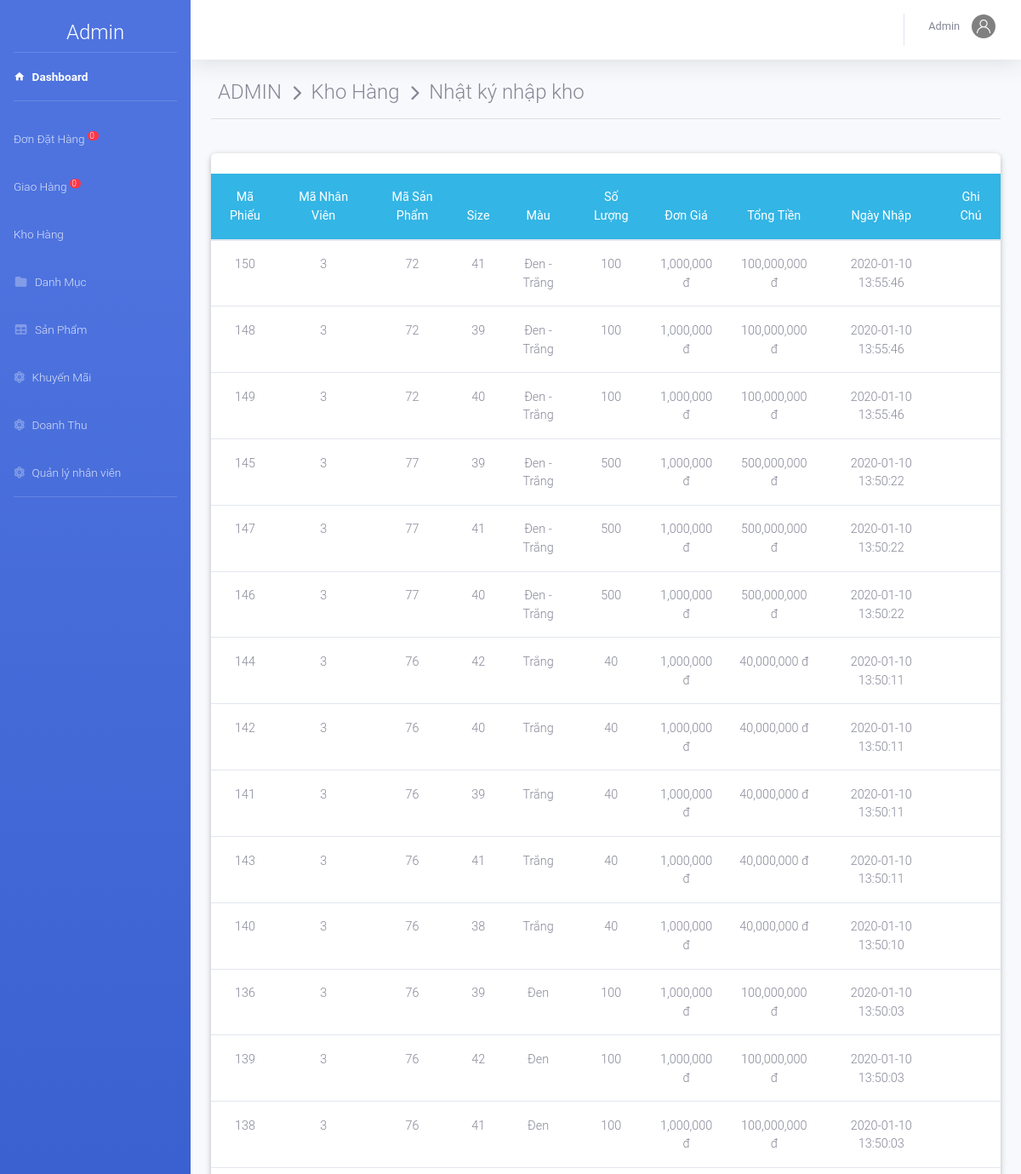
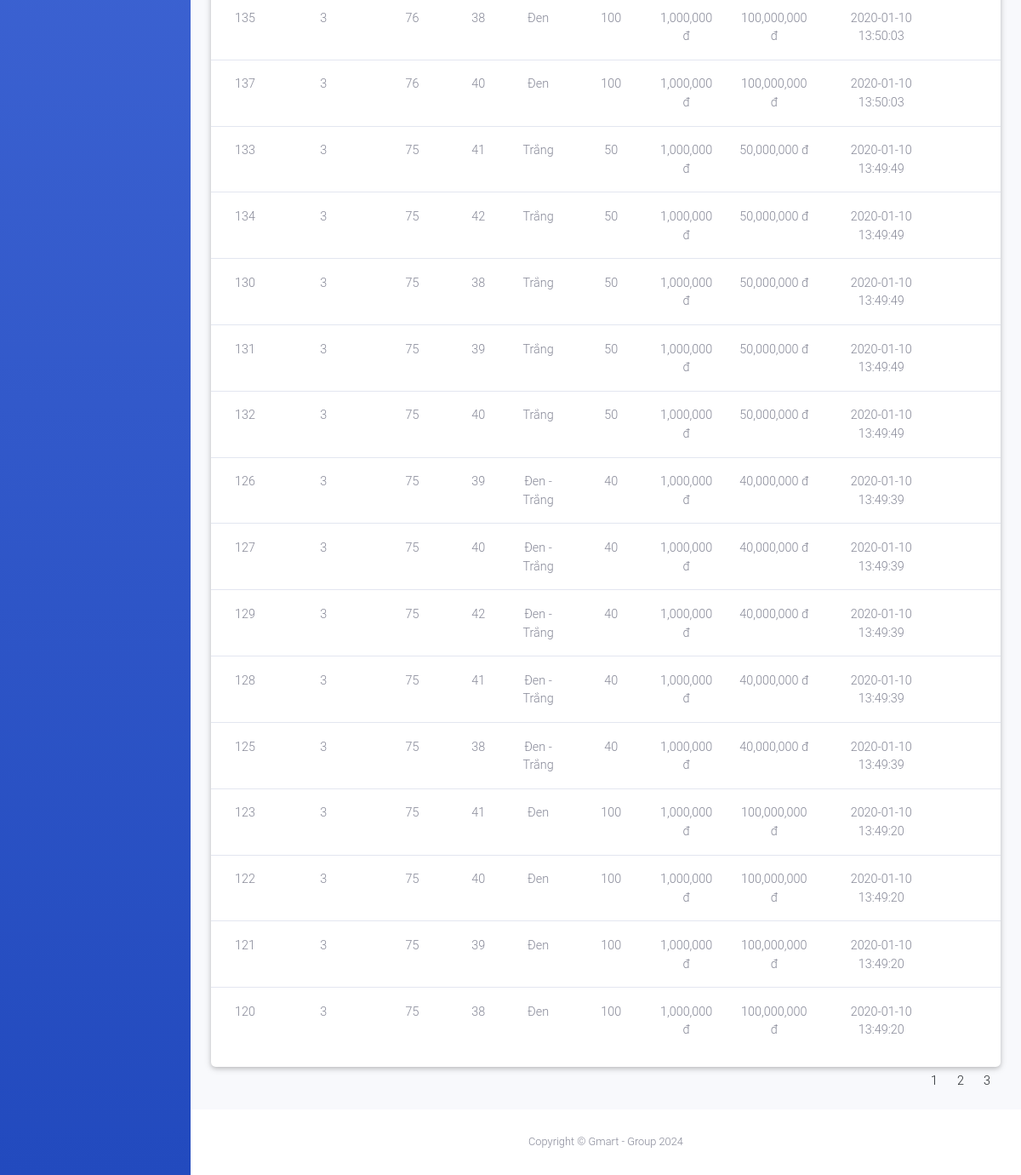
Page /admin/index.php?action=kho&view=nhatky (signed in) on the committed database (2 pictures, top to bottom).
### tables this page shows
CREATE TABLE `phieunhap` (
  `MaPN` int NOT NULL,
  `MaNV` int NOT NULL,
  `MaSP` int NOT NULL,
  `SoLuong` int NOT NULL,
  `DonGia` decimal(10,0) DEFAULT NULL,
  `TongTien` decimal(10,0) NOT NULL,
  `NgayNhap` datetime NOT NULL DEFAULT CURRENT_TIMESTAMP,
  `Note` varchar(100) DEFAULT NULL,
  `Size` int NOT NULL,
  `Mau` varchar(50) NOT NULL
);

### admin/kho/nhatky.php (the view, shortened to what this page needs)
<?php
    if(isset($_GET['trang'])){
        $trang=$_GET['trang'];
    }
    else{ $trang=1;}
    $from =($trang-1)*30;
	$sql="select * from phieunhap Order by NgayNhap DESC limit $from,30";
	$rs=mysqli_query($conn,$sql);
?>
<div class="container-fluid">
    <div class="page-header">
        <h4 class="page-title">
             ADMIN &#160;<i class="fas fa-chevron-right" style="font-size: 18px"></i>&#160; Kho Hàng &#160;<i
                class="fas fa-chevron-right" style="font-size: 18px"></i>&#160; Nhật ký nhập kho
        </h4>
    </div>
    <hr><br>
    <div class="row">
        <div class="col-md-12 grid-margin stretch-card">
            <div class="card">
                <br>
                <table class="table table-hover  text-center ">
                    <thead class="badge-info">
                        <tr>
                            <th>Mã Phiếu</th>
                            <th>Mã Nhân Viên</th>
                            <th>Mã Sản Phẩm</th>
                            <th>Size</th>
                            <th>Màu</th>
                            <th>Số Lượng</th>
                            <th>Đơn Giá</th>
                            <th>Tổng Tiền</th>
                            <th>Ngày Nhập</th>
                            <th>Ghi Chú</th>
                        </tr>
                    </thead>
                    <tbody>
                        <?php
				 	while ($row=mysqli_fetch_array($rs)) { ?>
                        <tr>
                            <td><?php echo $row['MaPN']; ?></td>
                            <td><?php echo $row['MaNV']; ?></td>
                            <td><?php echo $row['MaSP']; ?></td>
                            <td><?php echo $row['Size']; ?></td>
                            <td><?php echo $row['Mau']; ?></td>
                            <td><?php echo $row['SoLuong']; ?></td>
                            <td><?php echo number_format($row['DonGia']).' đ'; ?></td>
                            <td><?php echo number_format($row['TongTien']).' đ'; ?></td>
                            <td><?php echo $row['NgayNhap']; ?></td>
                            <td><?php echo $row['Note']; ?></td>
                        </tr>
                        <?php	} ?>
                    </tbody>
                </table>
            </div>
        </div>
    </div>
    <div class="row m-auto">
        <?php
					$ds_spn1b="select * from phieunhap Order by NgayNhap DESC";
		            $query_dssp2=mysqli_query($conn,$ds_spn1b);
		            $sosp=mysqli_num_rows($query_dssp2);
		            $sotrang = ceil($sosp/30); ?>
        <ul class="pagination justify-content-center">
            <?php for($x=1;$x<=$sotrang;$x++){ ?>
            <li class="page-item">
                <a class="page-link "
                    href="index.php?action=kho&view=nhatky&trang=<?php echo $x ?>"><?php echo $x ;?></a>
            </li>
            <?php
						      } ?>
        </ul>
    </div>
</div>

### admin/index.php (shortened to what this page needs)
<?php
if(!isset($_SESSION['admin'])){
  header('location:login.php');
}
else{
	include_once('../model/database.php');
	include 'include/menu.php';
	include 'include/header.php';
	include 'controller.php';
	include 'include/footer.php';
}
 ?>

### admin/include/menu.php (shortened to what this page needs)
<!DOCTYPE html>
<html lang="en">
<head>
    <link href="/onishoes/webroot/font/Font Awesome/css/all.min.css" rel="stylesheet" type="text/css">
    <link href="template/mdi/css/materialdesignicons.min.css" rel="stylesheet">
    <link href="template/cssfont.css" rel="stylesheet">
    <link href="template/css/sb-admin-2.min.css" rel="stylesheet">
    <link href="template/bootstrap/mdb.lite.min.css" rel="stylesheet">
    <?php
    if (isset($_SESSION['admin'])) {
        $nv = $_SESSION['admin'];
    } ?>
</head>
<body id="page-top">
    <div id="wrapper">
        <ul class="navbar-nav bg-gradient-primary sidebar sidebar-dark accordion" id="accordionSidebar">
            <br>
            <div class="text-center d-none d-md-inline">
                <h4 class="text-center text-white fw-bold">Admin</h4>
            </div>
            <hr class=" sidebar-divider my-0">
            <li class="nav-item active">
                <a class="nav-link" href="index.php">
                    <i class="mdi mdi-home menu-icon"></i>
                    <span>Dashboard</span></a>
            </li>
            <hr class="sidebar-divider">
            <?php
            $sql = "SELECT * FROM `hoadon` WHERE `TinhTrang` = 'chưa duyệt'";
            $rs = mysqli_query($conn, $sql);
            $dem = mysqli_num_rows($rs);
            ?>
            <li class="nav-item">
                <a class="nav-link" href="?action=xldathang">
                    <span>Đơn Đặt Hàng <sup style="border-radius: 10px;" class="badge-danger ">
                            &#160;<?php echo $dem ?>
                            &#160;</sup></span></a>
            </li>
            <?php
            $sql = "SELECT * FROM `hoadon` WHERE NgayGiao is not null and TinhTrang='Đã duyệt' ORDER BY NgayGiao ASc";
            $rs = mysqli_query($conn, $sql);
            $dem = mysqli_num_rows($rs);
            ?>
            <li class="nav-item">
                <a class="nav-link" href="?action=giaohang">
                    <span>Giao Hàng <sup style="border-radius: 10px;" class="badge-danger ">
                            &#160;<?php echo $dem ?>
                            &#160;</sup></span></a>
            </li>
            <li class="nav-item">
                <a class="nav-link collapsed" href="#" data-toggle="collapse" data-target="#collapseTwo" aria-expanded="true" aria-controls="collapseTwo">
                    <span>Kho Hàng</span>
                </a>
            </li>
            <li class="nav-item">
                <a class="nav-link collapsed" href="#" data-toggle="collapse" data-target="#collapsePages" aria-expanded="true" aria-controls="collapsePages">
                    <i class="fas fa-fw fa-folder"></i>
                    <span>Danh Mục</span>
                </a>
            </li>
            <li class="nav-item">
                <a class="nav-link collapsed" href="#" data-toggle="collapse" data-target="#collapsePages1" aria-expanded="true" aria-controls="collapsePages1">
                    <i class="fas fa-fw fa-table"></i>
                    <span>Sản Phẩm</span>
                </a>
            </li>
            <li class="nav-item">
                <a class="nav-link" href="?action=khuyenmai">
                    <i class="fas fa-atom"></i>
                    <span>Khuyến Mãi</span></a>
            </li>
            <li class="nav-item">
                <a class="nav-link" href="?action=danhthu">
                    <i class="fas fa-atom"></i>
                    <span>Doanh Thu</span></a>
            </li>
            <li class="nav-item">
                <a class="nav-link" href="?action=nhanvien">
                    <i class="fas fa-atom"></i>
                    <span>Quản lý nhân viên</span></a>
            </li>
            <hr class="sidebar-divider d-none d-md-block">
        </ul>

### admin/include/header.php (shortened to what this page needs)
<div id="content-wrapper" class="d-flex flex-column">
    <div id="content">
        <nav class="navbar navbar-expand navbar-light bg-white topbar mb-4 static-top shadow">
            <ul class="navbar-nav ml-auto">
                <li class="nav-item dropdown no-arrow" style="margin-top: 30px">
                    <a class="nav-link dropdown-toggle" href="#" id="userDropdown" role="button"
                        data-toggle="dropdown" aria-haspopup="true" aria-expanded="false">
                        <span class="mr-2 d-none d-lg-inline text-gray-600 small"><?php echo $nv['TenNV'] ?></span>
                        <img class="img-profile rounded-circle" src="template/img/avatar.png">
                    </a>
                </li>
            </ul>
        </nav>

### admin/controller.php (shortened to what this page needs)
<?php
      $check=$_SESSION['admin'];
      if(isset($_GET['action'])){
          $action=$_GET['action'];
          switch ($action) {
                    case 'kho':
                        if($check['Quyen']>3){
                            echo('<center> BẠN KHÔNG CÓ QUYỀN TRUY CẬP</center>');
                        }else{
                            include('kho/main.php');
                        }
                        break;
                }
      }
      else {
          include_once('content.php');
      }
    ?>

### admin/kho/main.php (shortened to what this page needs)
<?php
	include_once('../model/database.php');
	if(isset($_GET['view'])){
		$view=$_GET['view'];
		switch ($view) {
			case 'nhatky':
					include_once('kho/nhatky.php');
				break;
		}
	}
	else{
		include_once('kho/quanlysanpham.php');
	}
?>

### admin/include/footer.php (shortened to what this page needs)
</div>
<footer class="sticky-footer bg-white">
    <div class="container my-auto">
        <div class="copyright text-center my-auto">
            <span>Copyright &copy; Gmart - Group 2024</span>
        </div>
    </div>
</footer>
</div>
</div>
</body>
</html>

### rows in the picture
phieunhap: MaPN "150", MaNV "3", MaSP "72", Size "41", Mau "Đen - Trắng", SoLuong "100", DonGia "1,000,000", TongTien "100,000,000", NgayNhap "2020-01-10 13:55:46"
phieunhap: MaPN "148", MaNV "3", MaSP "72", Size "39", Mau "Đen - Trắng", SoLuong "100", DonGia "1,000,000", TongTien "100,000,000", NgayNhap "2020-01-10 13:55:46"
phieunhap: MaPN "149", MaNV "3", MaSP "72", Size "40", Mau "Đen - Trắng", SoLuong "100", DonGia "1,000,000", TongTien "100,000,000", NgayNhap "2020-01-10 13:55:46"
phieunhap: MaPN "145", MaNV "3", MaSP "77", Size "39", Mau "Đen - Trắng", SoLuong "500", DonGia "1,000,000", TongTien "500,000,000", NgayNhap "2020-01-10 13:50:22"
phieunhap: MaPN "147", MaNV "3", MaSP "77", Size "41", Mau "Đen - Trắng", SoLuong "500", DonGia "1,000,000", TongTien "500,000,000", NgayNhap "2020-01-10 13:50:22"
phieunhap: MaPN "146", MaNV "3", MaSP "77", Size "40", Mau "Đen - Trắng", SoLuong "500", DonGia "1,000,000", TongTien "500,000,000", NgayNhap "2020-01-10 13:50:22"
phieunhap: MaPN "144", MaNV "3", MaSP "76", Size "42", Mau "Trắng", SoLuong "40", DonGia "1,000,000", TongTien "40,000,000", NgayNhap "2020-01-10 13:50:11"
phieunhap: MaPN "142", MaNV "3", MaSP "76", Size "40", Mau "Trắng", SoLuong "40", DonGia "1,000,000", TongTien "40,000,000", NgayNhap "2020-01-10 13:50:11"
phieunhap: MaPN "141", MaNV "3", MaSP "76", Size "39", Mau "Trắng", SoLuong "40", DonGia "1,000,000", TongTien "40,000,000", NgayNhap "2020-01-10 13:50:11"
phieunhap: MaPN "143", MaNV "3", MaSP "76", Size "41", Mau "Trắng", SoLuong "40", DonGia "1,000,000", TongTien "40,000,000", NgayNhap "2020-01-10 13:50:11"
phieunhap: MaPN "140", MaNV "3", MaSP "76", Size "38", Mau "Trắng", SoLuong "40", DonGia "1,000,000", TongTien "40,000,000", NgayNhap "2020-01-10 13:50:10"
phieunhap: MaPN "136", MaNV "3", MaSP "76", Size "39", Mau "Đen", SoLuong "100", DonGia "1,000,000", TongTien "100,000,000", NgayNhap "2020-01-10 13:50:03"
phieunhap: MaPN "139", MaNV "3", MaSP "76", Size "42", Mau "Đen", SoLuong "100", DonGia "1,000,000", TongTien "100,000,000", NgayNhap "2020-01-10 13:50:03"
phieunhap: MaPN "138", MaNV "3", MaSP "76", Size "41", Mau "Đen", SoLuong "100", DonGia "1,000,000", TongTien "100,000,000", NgayNhap "2020-01-10 13:50:03"
phieunhap: MaPN "135", MaNV "3", MaSP "76", Size "38", Mau "Đen", SoLuong "100", DonGia "1,000,000", TongTien "100,000,000", NgayNhap "2020-01-10 13:50:03"
phieunhap: MaPN "137", MaNV "3", MaSP "76", Size "40", Mau "Đen", SoLuong "100", DonGia "1,000,000", TongTien "100,000,000", NgayNhap "2020-01-10 13:50:03"
phieunhap: MaPN "133", MaNV "3", MaSP "75", Size "41", Mau "Trắng", SoLuong "50", DonGia "1,000,000", TongTien "50,000,000", NgayNhap "2020-01-10 13:49:49"
phieunhap: MaPN "134", MaNV "3", MaSP "75", Size "42", Mau "Trắng", SoLuong "50", DonGia "1,000,000", TongTien "50,000,000", NgayNhap "2020-01-10 13:49:49"
phieunhap: MaPN "130", MaNV "3", MaSP "75", Size "38", Mau "Trắng", SoLuong "50", DonGia "1,000,000", TongTien "50,000,000", NgayNhap "2020-01-10 13:49:49"
phieunhap: MaPN "131", MaNV "3", MaSP "75", Size "39", Mau "Trắng", SoLuong "50", DonGia "1,000,000", TongTien "50,000,000", NgayNhap "2020-01-10 13:49:49"
phieunhap: MaPN "132", MaNV "3", MaSP "75", Size "40", Mau "Trắng", SoLuong "50", DonGia "1,000,000", TongTien "50,000,000", NgayNhap "2020-01-10 13:49:49"
phieunhap: MaPN "126", MaNV "3", MaSP "75", Size "39", Mau "Đen - Trắng", SoLuong "40", DonGia "1,000,000", TongTien "40,000,000", NgayNhap "2020-01-10 13:49:39"
phieunhap: MaPN "127", MaNV "3", MaSP "75", Size "40", Mau "Đen - Trắng", SoLuong "40", DonGia "1,000,000", TongTien "40,000,000", NgayNhap "2020-01-10 13:49:39"
phieunhap: MaPN "129", MaNV "3", MaSP "75", Size "42", Mau "Đen - Trắng", SoLuong "40", DonGia "1,000,000", TongTien "40,000,000", NgayNhap "2020-01-10 13:49:39"
phieunhap: MaPN "128", MaNV "3", MaSP "75", Size "41", Mau "Đen - Trắng", SoLuong "40", DonGia "1,000,000", TongTien "40,000,000", NgayNhap "2020-01-10 13:49:39"
phieunhap: MaPN "125", MaNV "3", MaSP "75", Size "38", Mau "Đen - Trắng", SoLuong "40", DonGia "1,000,000", TongTien "40,000,000", NgayNhap "2020-01-10 13:49:39"
phieunhap: MaPN "123", MaNV "3", MaSP "75", Size "41", Mau "Đen", SoLuong "100", DonGia "1,000,000", TongTien "100,000,000", NgayNhap "2020-01-10 13:49:20"
phieunhap: MaPN "122", MaNV "3", MaSP "75", Size "40", Mau "Đen", SoLuong "100", DonGia "1,000,000", TongTien "100,000,000", NgayNhap "2020-01-10 13:49:20"
phieunhap: MaPN "121", MaNV "3", MaSP "75", Size "39", Mau "Đen", SoLuong "100", DonGia "1,000,000", TongTien "100,000,000", NgayNhap "2020-01-10 13:49:20"
phieunhap: MaPN "120", MaNV "3", MaSP "75", Size "38", Mau "Đen", SoLuong "100", DonGia "1,000,000", TongTien "100,000,000", NgayNhap "2020-01-10 13:49:20"

### other values in the picture
$dem "0"
$nv['TenNV'] "Admin"
